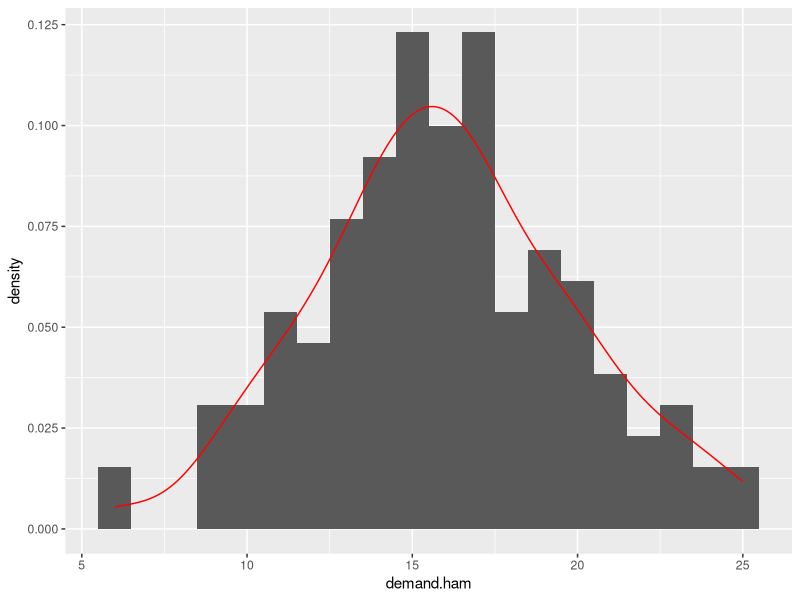
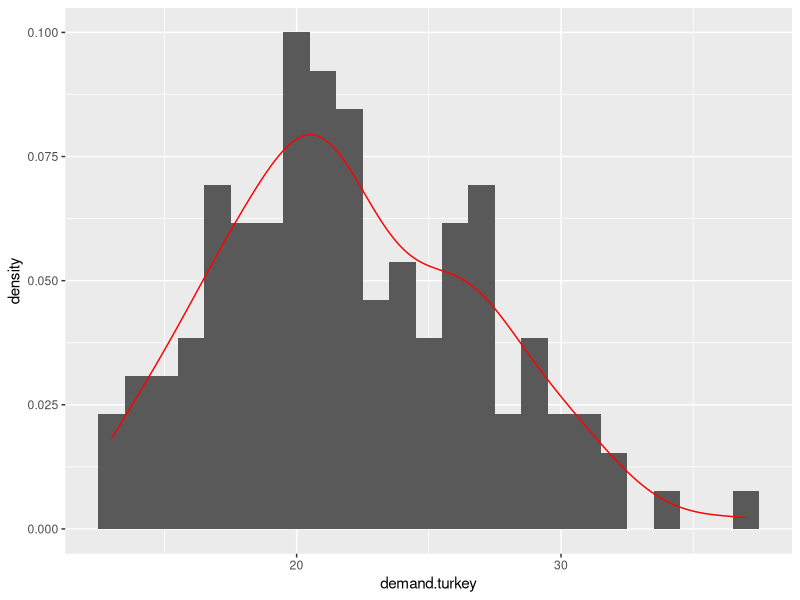
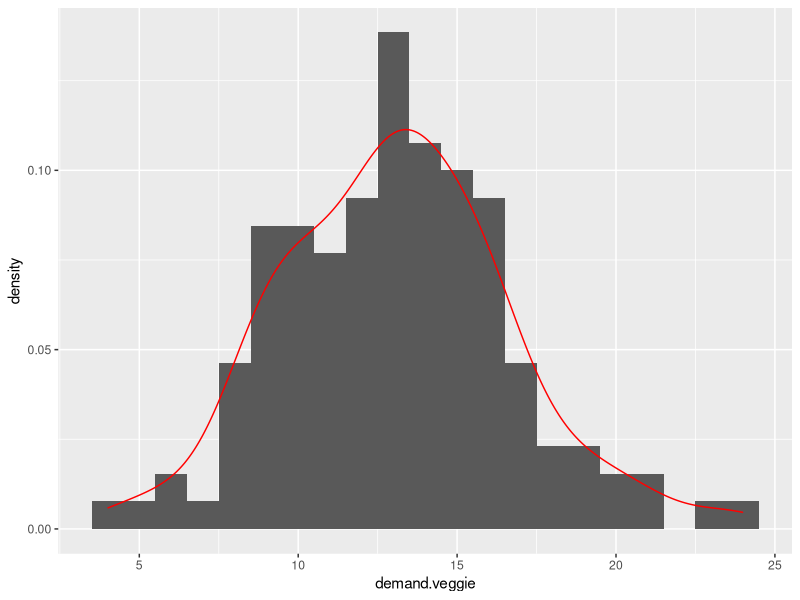
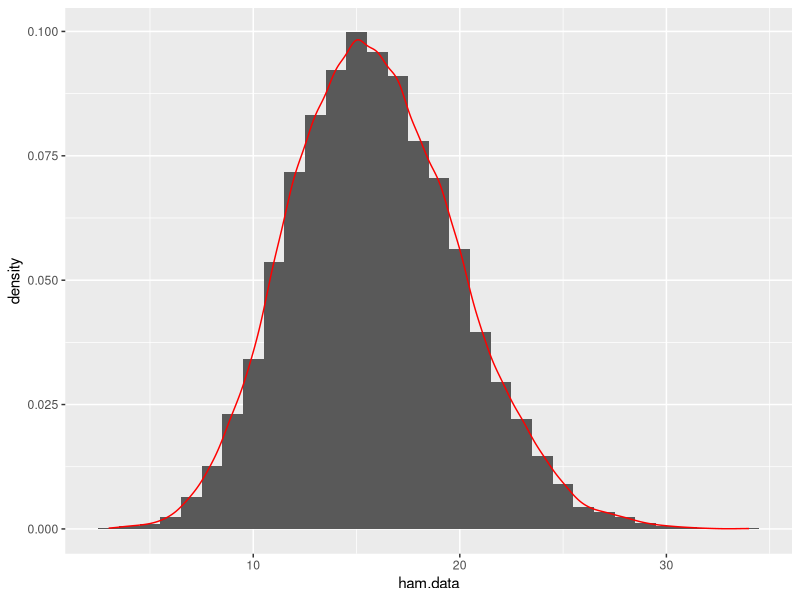
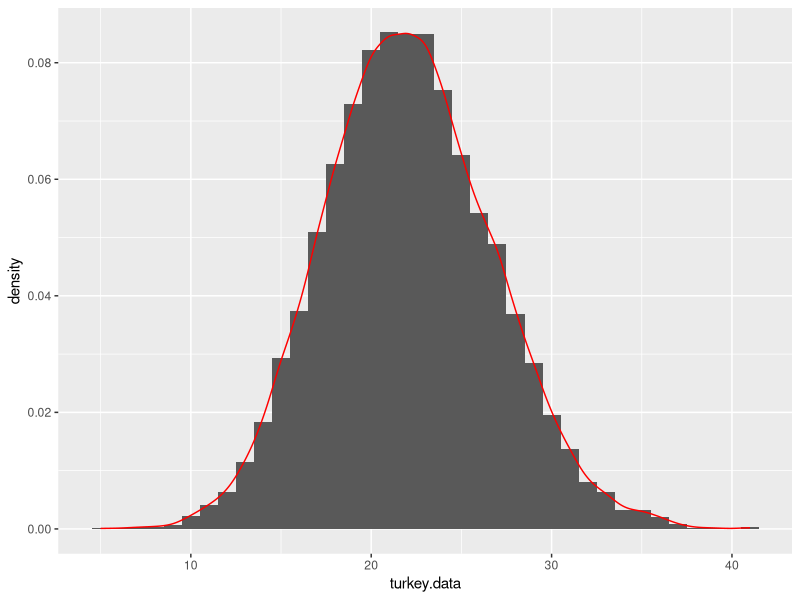
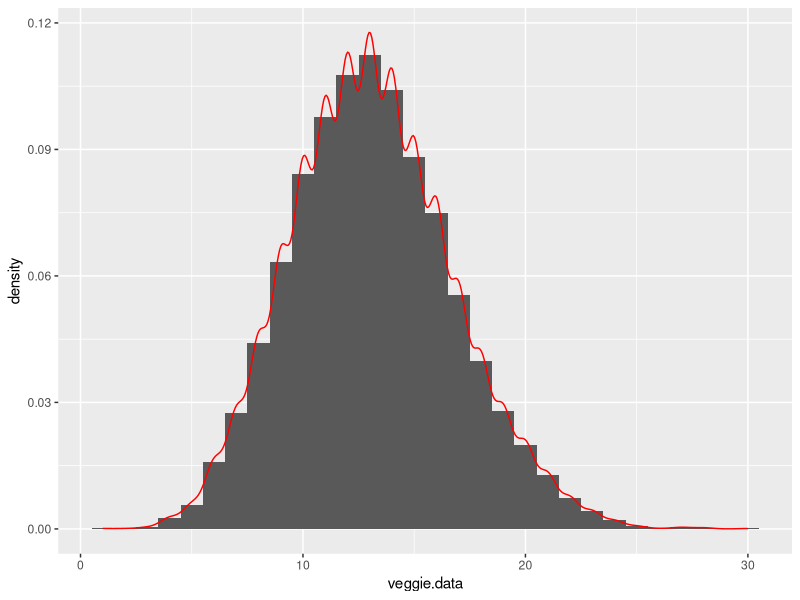
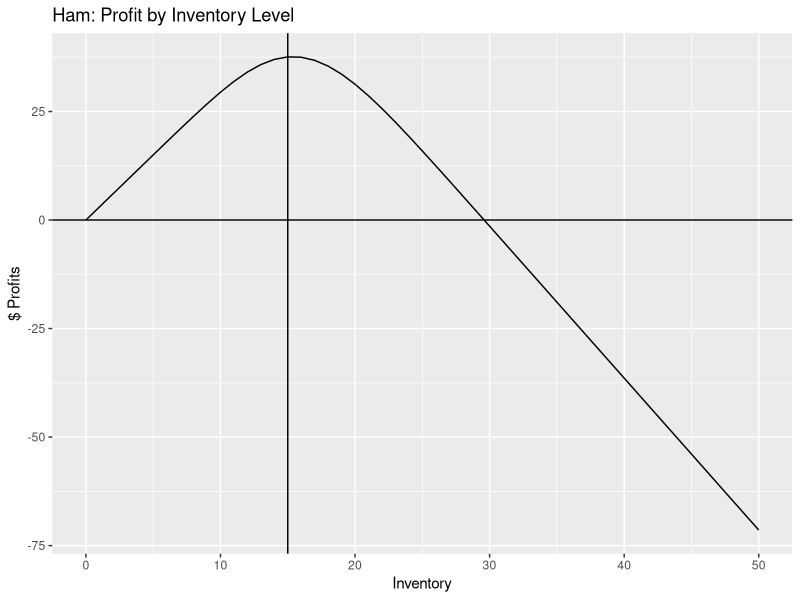
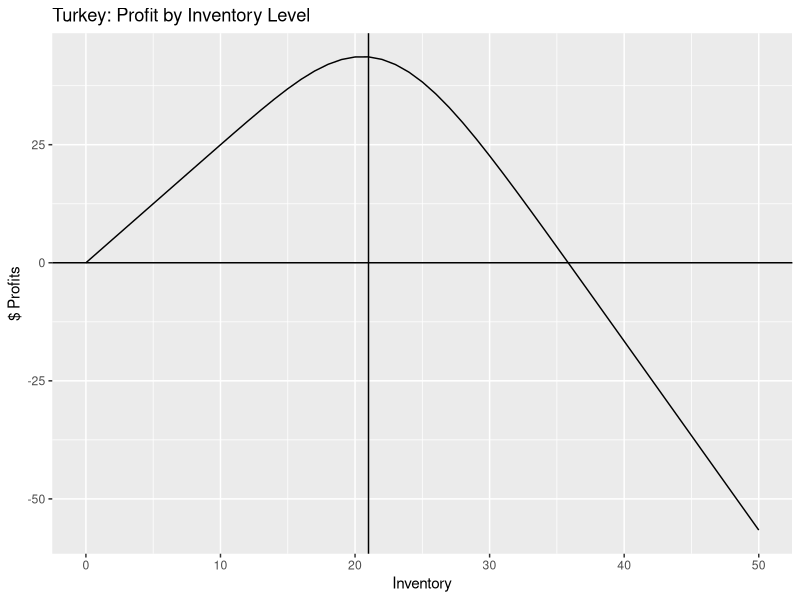

Write R code to recreate these figures, in order.
## ---- chunk 1
sales.data <- read.csv("sales.csv")
library(ggplot2)
ham.plot <- ggplot(sales.data,aes(x=demand.ham)) + 
  geom_histogram(binwidth=1, aes(y = ..density..)) + geom_density(color="red")
turkey.plot <- ggplot(sales.data,aes(x=demand.turkey)) + 
  geom_histogram(binwidth=1, aes(y = ..density..)) + geom_density(color="red")
veggie.plot <- ggplot(sales.data,aes(x=demand.veggie)) + 
  geom_histogram(binwidth=1, aes(y = ..density..)) + geom_density(color="red")
# Display Plots
ham.plot
turkey.plot
veggie.plot
## ---- chunk 2
cor(sales.data[,2:4])
## ---- chunk 3
ham.pois <- data.frame(rpois(n=10000,lambda=mean(sales.data$demand.ham)))
names(ham.pois) <- c("ham.data")
ham.pois.plot <- ggplot(ham.pois,aes(x=ham.data)) + 
  geom_histogram(binwidth=1, aes(y = ..density..)) + geom_density(color="red")
turkey.pois <- data.frame(rpois(n=10000,lambda=mean(sales.data$demand.turkey)))
names(turkey.pois) <- c("turkey.data")
turkey.pois.plot <- ggplot(turkey.pois,aes(x=turkey.data)) + 
  geom_histogram(binwidth=1, aes(y = ..density..)) + geom_density(color="red")
veggie.pois <- data.frame(rpois(n=10000,lambda=mean(sales.data$demand.veggie)))
names(veggie.pois) <- c("veggie.data")
veggie.pois.plot <- ggplot(veggie.pois,aes(x=veggie.data)) + 
  geom_histogram(binwidth=1, aes(y = ..density..)) + geom_density(color="red")
# Display Plots
ham.pois.plot
turkey.pois.plot
veggie.pois.plot
## ---- chunk 4
price.cost <- read.csv("details.csv")
price.cost$profit <- price.cost$price - price.cost$cost

inv.levels <- data.frame(cbind(0:50,0))
names(inv.levels) <- c("inv","profits")

# Ham
ham.inv.levels <- inv.levels
ham.samples <- rpois(n=100000,lambda=mean(sales.data$demand.ham))

for (i in 0:50) {
  temp <- data.frame(ham.samples)
  names(temp) <- c("demand")
  temp$total.cost <- i * 3.5
  temp$total.revenue <- i * 6.50
  temp$total.revenue[temp$demand <= i] <- temp$demand[temp$demand <= i] * 6.50
  temp$profit <- temp$total.revenue - temp$total.cost
  ham.inv.levels[i+1,2] <- mean(temp$profit)
}

# Turkey
turkey.inv.levels <- inv.levels
turkey.samples <- rpois(n=100000,lambda=mean(sales.data$demand.turkey))

for (i in 0:50) {
  temp <- data.frame(turkey.samples)
  names(temp) <- c("demand")
  temp$total.cost <- i * 4
  temp$total.revenue <- i * 6.50
  temp$total.revenue[temp$demand <= i] <- temp$demand[temp$demand <= i] * 6.50
  temp$profit <- temp$total.revenue - temp$total.cost
  turkey.inv.levels[i+1,2] <- mean(temp$profit)
}

# Veggie
veggie.inv.levels <- inv.levels
veggie.samples <- rpois(n=100000,lambda=mean(sales.data$demand.veggie))

for (i in 0:50) {
  temp <- data.frame(veggie.samples)
  names(temp) <- c("demand")
  temp$total.cost <- i * 3.5
  temp$total.revenue <- i * 6.50
  temp$total.revenue[temp$demand <= i] <- temp$demand[temp$demand <= i] * 6.50
  temp$profit <- temp$total.revenue - temp$total.cost
  veggie.inv.levels[i+1,2] <- mean(temp$profit)
}

ham.profit.plot <- ggplot(ham.inv.levels,aes(x=inv, y=profits)) + 
  geom_hline(aes(yintercept=0)) + geom_line() + ggtitle("Ham: Profit by Inventory Level") + 
  xlab("Inventory") + ylab("$ Profits") + 
  geom_vline(aes(xintercept=
                   ham.inv.levels[
                     ham.inv.levels$profits==max(ham.inv.levels$profits),1]))
turkey.profit.plot <- ggplot(turkey.inv.levels,aes(x=inv, y=profits)) + 
  geom_hline(aes(yintercept=0)) + geom_line() + ggtitle("Turkey: Profit by Inventory Level") + 
  xlab("Inventory") + ylab("$ Profits") +
  geom_vline(aes(xintercept=
                   turkey.inv.levels[
                     turkey.inv.levels$profits==max(turkey.inv.levels$profits),1]))
veggie.profit.plot <- ggplot(veggie.inv.levels,aes(x=inv, y=profits)) + 
  geom_hline(aes(yintercept=0)) + geom_line() + ggtitle("Veggie: Profit by Inventory Level") + 
  xlab("Inventory") + ylab("$ Profits") +
  geom_vline(aes(xintercept=
                   veggie.inv.levels[
                     veggie.inv.levels$profits==max(veggie.inv.levels$profits),1]))

# Display Plots
ham.profit.plot
mean(sales.data$demand.ham)
ham.inv.levels[ham.inv.levels$profits==max(ham.inv.levels$profits),1]
turkey.profit.plot
mean(sales.data$demand.turkey)
turkey.inv.levels[turkey.inv.levels$profits==max(turkey.inv.levels$profits),1]
veggie.profit.plot
mean(sales.data$demand.veggie)
veggie.inv.levels[veggie.inv.levels$profits==max(veggie.inv.levels$profits),1]
